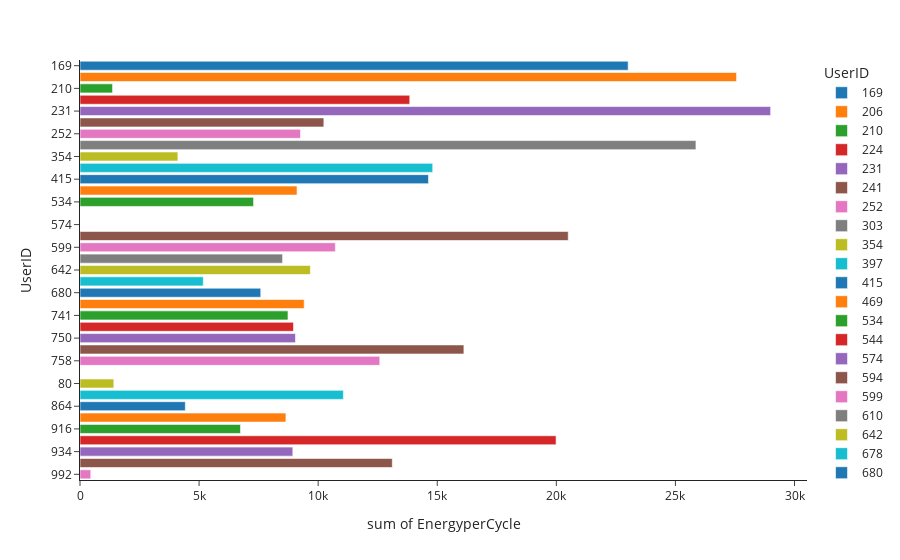

This figure's notebook cell:
### Code cell
#visualization 
#-----------------------------------------------------
fig_UserSpec_perCycle = px.histogram(data_frame=df_UserSpec,
                                     x='EnergyperCycle',
                                     y='UserID',
                                     color='UserID',
                                     template="simple_white"
                                    )

fig_UserSpec_perCycle.show()

### Figure 1 — Plotly figure (JSON) as saved in the notebook; plotly's stock layout.template omitted (floating-point values rounded to 4 significant figures)
{"data": [{"alignmentgroup": "True", "bingroup": "y", "histfunc": "sum", "hovertemplate": "UserID=%{y}<br>sum of EnergyperCycle=%{x}<extra></extra>", "legendgroup": "169", "marker": {"color": "#1F77B4", "pattern": {"shape": ""}}, "name": "169", "offsetgroup": "169", "orientation": "h", "showlegend": true, "type": "histogram", "x": [23016], "xaxis": "x", "y": ["169"], "yaxis": "y"}, {"alignmentgroup": "True", "bingroup": "y", "histfunc": "sum", "hovertemplate": "UserID=%{y}<br>sum of EnergyperCycle=%{x}<extra></extra>", "legendgroup": "206", "marker": {"color": "#FF7F0E", "pattern": {"shape": ""}}, "name": "206", "offsetgroup": "206", "orientation": "h", "showlegend": true, "type": "histogram", "x": [27570.0], "xaxis": "x", "y": ["206"], "yaxis": "y"}, {"alignmentgroup": "True", "bingroup": "y", "histfunc": "sum", "hovertemplate": "UserID=%{y}<br>sum of EnergyperCycle=%{x}<extra></extra>", "legendgroup": "210", "marker": {"color": "#2CA02C", "pattern": {"shape": ""}}, "name": "210", "offsetgroup": "210", "orientation": "h", "showlegend": true, "type": "histogram", "x": [1368], "xaxis": "x", "y": ["210"], "yaxis": "y"}, {"alignmentgroup": "True", "bingroup": "y", "histfunc": "sum", "hovertemplate": "UserID=%{y}<br>sum of EnergyperCycle=%{x}<extra></extra>", "legendgroup": "224", "marker": {"color": "#D62728", "pattern": {"shape": ""}}, "name": "224", "offsetgroup": "224", "orientation": "h", "showlegend": true, "type": "histogram", "x": [13850.0], "xaxis": "x", "y": ["224"], "yaxis": "y"}, {"alignmentgroup": "True", "bingroup": "y", "histfunc": "sum", "hovertemplate": "UserID=%{y}<br>sum of EnergyperCycle=%{x}<extra></extra>", "legendgroup": "231", "marker": {"color": "#9467BD", "pattern": {"shape": ""}}, "name": "231", "offsetgroup": "231", "orientation": "h", "showlegend": true, "type": "histogram", "x": [29000.0], "xaxis": "x", "y": ["231"], "yaxis": "y"}, {"alignmentgroup": "True", "bingroup": "y", "histfunc": "sum", "hovertemplate": "UserID=%{y}<br>sum of EnergyperCycle=%{x}<extra></extra>", "legendgroup": "241", "marker": {"color": "#8C564B", "pattern": {"shape": ""}}, "name": "241", "offsetgroup": "241", "orientation": "h", "showlegend": true, "type": "histogram", "x": [10240.0], "xaxis": "x", "y": ["241"], "yaxis": "y"}, {"alignmentgroup": "True", "bingroup": "y", "histfunc": "sum", "hovertemplate": "UserID=%{y}<br>sum of EnergyperCycle=%{x}<extra></extra>", "legendgroup": "252", "marker": {"color": "#E377C2", "pattern": {"shape": ""}}, "name": "252", "offsetgroup": "252", "orientation": "h", "showlegend": true, "type": "histogram", "x": [9258], "xaxis": "x", "y": ["252"], "yaxis": "y"}, {"alignmentgroup": "True", "bingroup": "y", "histfunc": "sum", "hovertemplate": "UserID=%{y}<br>sum of EnergyperCycle=%{x}<extra></extra>", "legendgroup": "303", "marker": {"color": "#7F7F7F", "pattern": {"shape": ""}}, "name": "303", "offsetgroup": "303", "orientation": "h", "showlegend": true, "type": "histogram", "x": [25860.0], "xaxis": "x", "y": ["303"], "yaxis": "y"}, {"alignmentgroup": "True", "bingroup": "y", "histfunc": "sum", "hovertemplate": "UserID=%{y}<br>sum of EnergyperCycle=%{x}<extra></extra>", "legendgroup": "354", "marker": {"color": "#BCBD22", "pattern": {"shape": ""}}, "name": "354", "offsetgroup": "354", "orientation": "h", "showlegend": true, "type": "histogram", "x": [4112.0], "xaxis": "x", "y": ["354"], "yaxis": "y"}, {"alignmentgroup": "True", "bingroup": "y", "histfunc": "sum", "hovertemplate": "UserID=%{y}<br>sum of EnergyperCycle=%{x}<extra></extra>", "legendgroup": "397", "marker": {"color": "#17BECF", "pattern": {"shape": ""}}, "name": "397", "offsetgroup": "397", "orientation": "h", "showlegend": true, "type": "histogram", "x": [14810], "xaxis": "x", "y": ["397"], "yaxis": "y"}, {"alignmentgroup": "True", "bingroup": "y", "histfunc": "sum", "hovertemplate": "UserID=%{y}<br>sum of EnergyperCycle=%{x}<extra></extra>", "legendgroup": "415", "marker": {"color": "#1F77B4", "pattern": {"shape": ""}}, "name": "415", "offsetgroup": "415", "orientation": "h", "showlegend": true, "type": "histogram", "x": [14630.0], "xaxis": "x", "y": ["415"], "yaxis": "y"}, {"alignmentgroup": "True", "bingroup": "y", "histfunc": "sum", "hovertemplate": "UserID=%{y}<br>sum of EnergyperCycle=%{x}<extra></extra>", "legendgroup": "469", "marker": {"color": "#FF7F0E", "pattern": {"shape": ""}}, "name": "469", "offsetgroup": "469", "orientation": "h", "showlegend": true, "type": "histogram", "x": [9114.0], "xaxis": "x", "y": ["469"], "yaxis": "y"}, {"alignmentgroup": "True", "bingroup": "y", "histfunc": "sum", "hovertemplate": "UserID=%{y}<br>sum of EnergyperCycle=%{x}<extra></extra>", "legendgroup": "534", "marker": {"color": "#2CA02C", "pattern": {"shape": ""}}, "name": "534", "offsetgroup": "534", "orientation": "h", "showlegend": true, "type": "histogram", "x": [7289], "xaxis": "x", "y": ["534"], "yaxis": "y"}, {"alignmentgroup": "True", "bingroup": "y", "histfunc": "sum", "hovertemplate": "UserID=%{y}<br>sum of EnergyperCycle=%{x}<extra></extra>", "legendgroup": "544", "marker": {"color": "#D62728", "pattern": {"shape": ""}}, "name": "544", "offsetgroup": "544", "orientation": "h", "showlegend": true, "type": "histogram", "x": [0], "xaxis": "x", "y": ["544"], "yaxis": "y"}, {"alignmentgroup": "True", "bingroup": "y", "histfunc": "sum", "hovertemplate": "UserID=%{y}<br>sum of EnergyperCycle=%{x}<extra></extra>", "legendgroup": "574", "marker": {"color": "#9467BD", "pattern": {"shape": ""}}, "name": "574", "offsetgroup": "574", "orientation": "h", "showlegend": true, "type": "histogram", "x": [0], "xaxis": "x", "y": ["574"], "yaxis": "y"}, {"alignmentgroup": "True", "bingroup": "y", "histfunc": "sum", "hovertemplate": "UserID=%{y}<br>sum of EnergyperCycle=%{x}<extra></extra>", "legendgroup": "594", "marker": {"color": "#8C564B", "pattern": {"shape": ""}}, "name": "594", "offsetgroup": "594", "orientation": "h", "showlegend": true, "type": "histogram", "x": [20500], "xaxis": "x", "y": ["594"], "yaxis": "y"}, {"alignmentgroup": "True", "bingroup": "y", "histfunc": "sum", "hovertemplate": "UserID=%{y}<br>sum of EnergyperCycle=%{x}<extra></extra>", "legendgroup": "599", "marker": {"color": "#E377C2", "pattern": {"shape": ""}}, "name": "599", "offsetgroup": "599", "orientation": "h", "showlegend": true, "type": "histogram", "x": [10720.0], "xaxis": "x", "y": ["599"], "yaxis": "y"}, {"alignmentgroup": "True", "bingroup": "y", "histfunc": "sum", "hovertemplate": "UserID=%{y}<br>sum of EnergyperCycle=%{x}<extra></extra>", "legendgroup": "610", "marker": {"color": "#7F7F7F", "pattern": {"shape": ""}}, "name": "610", "offsetgroup": "610", "orientation": "h", "showlegend": true, "type": "histogram", "x": [8507.0], "xaxis": "x", "y": ["610"], "yaxis": "y"}, {"alignmentgroup": "True", "bingroup": "y", "histfunc": "sum", "hovertemplate": "UserID=%{y}<br>sum of EnergyperCycle=%{x}<extra></extra>", "legendgroup": "642", "marker": {"color": "#BCBD22", "pattern": {"shape": ""}}, "name": "642", "offsetgroup": "642", "orientation": "h", "showlegend": true, "type": "histogram", "x": [9674], "xaxis": "x", "y": ["642"], "yaxis": "y"}, {"alignmentgroup": "True", "bingroup": "y", "histfunc": "sum", "hovertemplate": "UserID=%{y}<br>sum of EnergyperCycle=%{x}<extra></extra>", "legendgroup": "678", "marker": {"color": "#17BECF", "pattern": {"shape": ""}}, "name": "678", "offsetgroup": "678", "orientation": "h", "showlegend": true, "type": "histogram", "x": [5177.0], "xaxis": "x", "y": ["678"], "yaxis": "y"}, {"alignmentgroup": "True", "bingroup": "y", "histfunc": "sum", "hovertemplate": "UserID=%{y}<br>sum of EnergyperCycle=%{x}<extra></extra>", "legendgroup": "680", "marker": {"color": "#1F77B4", "pattern": {"shape": ""}}, "name": "680", "offsetgroup": "680", "orientation": "h", "showlegend": true, "type": "histogram", "x": [7590.0], "xaxis": "x", "y": ["680"], "yaxis": "y"}, {"alignmentgroup": "True", "bingroup": "y", "histfunc": "sum", "hovertemplate": "UserID=%{y}<br>sum of EnergyperCycle=%{x}<extra></extra>", "legendgroup": "738", "marker": {"color": "#FF7F0E", "pattern": {"shape": ""}}, "name": "738", "offsetgroup": "738", "orientation": "h", "showlegend": true, "type": "histogram", "x": [9414.0], "xaxis": "x", "y": ["738"], "yaxis": "y"}, {"alignmentgroup": "True", "bingroup": "y", "histfunc": "sum", "hovertemplate": "UserID=%{y}<br>sum of EnergyperCycle=%{x}<extra></extra>", "legendgroup": "741", "marker": {"color": "#2CA02C", "pattern": {"shape": ""}}, "name": "741", "offsetgroup": "741", "orientation": "h", "showlegend": true, "type": "histogram", "x": [8733], "xaxis": "x", "y": ["741"], "yaxis": "y"}, {"alignmentgroup": "True", "bingroup": "y", "histfunc": "sum", "hovertemplate": "UserID=%{y}<br>sum of EnergyperCycle=%{x}<extra></extra>", "legendgroup": "742", "marker": {"color": "#D62728", "pattern": {"shape": ""}}, "name": "742", "offsetgroup": "742", "orientation": "h", "showlegend": true, "type": "histogram", "x": [8966.0], "xaxis": "x", "y": ["742"], "yaxis": "y"}, {"alignmentgroup": "True", "bingroup": "y", "histfunc": "sum", "hovertemplate": "UserID=%{y}<br>sum of EnergyperCycle=%{x}<extra></extra>", "legendgroup": "750", "marker": {"color": "#9467BD", "pattern": {"shape": ""}}, "name": "750", "offsetgroup": "750", "orientation": "h", "showlegend": true, "type": "histogram", "x": [9049.0], "xaxis": "x", "y": ["750"], "yaxis": "y"}, {"alignmentgroup": "True", "bingroup": "y", "histfunc": "sum", "hovertemplate": "UserID=%{y}<br>sum of EnergyperCycle=%{x}<extra></extra>", "legendgroup": "752", "marker": {"color": "#8C564B", "pattern": {"shape": ""}}, "name": "752", "offsetgroup": "752", "orientation": "h", "showlegend": true, "type": "histogram", "x": [16120.0], "xaxis": "x", "y": ["752"], "yaxis": "y"}, {"alignmentgroup": "True", "bingroup": "y", "histfunc": "sum", "hovertemplate": "UserID=%{y}<br>sum of EnergyperCycle=%{x}<extra></extra>", "legendgroup": "758", "marker": {"color": "#E377C2", "pattern": {"shape": ""}}, "name": "758", "offsetgroup": "758", "orientation": "h", "showlegend": true, "type": "histogram", "x": [12590.0], "xaxis": "x", "y": ["758"], "yaxis": "y"}, {"alignmentgroup": "True", "bingroup": "y", "histfunc": "sum", "hovertemplate": "UserID=%{y}<br>sum of EnergyperCycle=%{x}<extra></extra>", "legendgroup": "798", "marker": {"color": "#7F7F7F", "pattern": {"shape": ""}}, "name": "798", "offsetgroup": "798", "orientation": "h", "showlegend": true, "type": "histogram", "x": [0], "xaxis": "x", "y": ["798"], "yaxis": "y"}, {"alignmentgroup": "True", "bingroup": "y", "histfunc": "sum", "hovertemplate": "UserID=%{y}<br>sum of EnergyperCycle=%{x}<extra></extra>", "legendgroup": "80", "marker": {"color": "#BCBD22", "pattern": {"shape": ""}}, "name": "80", "offsetgroup": "80", "orientation": "h", "showlegend": true, "type": "histogram", "x": [1421], "xaxis": "x", "y": ["80"], "yaxis": "y"}, {"alignmentgroup": "True", "bingroup": "y", "histfunc": "sum", "hovertemplate": "UserID=%{y}<br>sum of EnergyperCycle=%{x}<extra></extra>", "legendgroup": "827", "marker": {"color": "#17BECF", "pattern": {"shape": ""}}, "name": "827", "offsetgroup": "827", "orientation": "h", "showlegend": true, "type": "histogram", "x": [11060], "xaxis": "x", "y": ["827"], "yaxis": "y"}, {"alignmentgroup": "True", "bingroup": "y", "histfunc": "sum", "hovertemplate": "UserID=%{y}<br>sum of EnergyperCycle=%{x}<extra></extra>", "legendgroup": "864", "marker": {"color": "#1F77B4", "pattern": {"shape": ""}}, "name": "864", "offsetgroup": "864", "orientation": "h", "showlegend": true, "type": "histogram", "x": [4422.0], "xaxis": "x", "y": ["864"], "yaxis": "y"}, {"alignmentgroup": "True", "bingroup": "y", "histfunc": "sum", "hovertemplate": "UserID=%{y}<br>sum of EnergyperCycle=%{x}<extra></extra>", "legendgroup": "877", "marker": {"color": "#FF7F0E", "pattern": {"shape": ""}}, "name": "877", "offsetgroup": "877", "orientation": "h", "showlegend": true, "type": "histogram", "x": [8647.0], "xaxis": "x", "y": ["877"], "yaxis": "y"}, {"alignmentgroup": "True", "bingroup": "y", "histfunc": "sum", "hovertemplate": "UserID=%{y}<br>sum of EnergyperCycle=%{x}<extra></extra>", "legendgroup": "916", "marker": {"color": "#2CA02C", "pattern": {"shape": ""}}, "name": "916", "offsetgroup": "916", "orientation": "h", "showlegend": true, "type": "histogram", "x": [6740], "xaxis": "x", "y": ["916"], "yaxis": "y"}, {"alignmentgroup": "True", "bingroup": "y", "histfunc": "sum", "hovertemplate": "UserID=%{y}<br>sum of EnergyperCycle=%{x}<extra></extra>", "legendgroup": "920", "marker": {"color": "#D62728", "pattern": {"shape": ""}}, "name": "920", "offsetgroup": "920", "orientation": "h", "showlegend": true, "type": "histogram", "x": [19990], "xaxis": "x", "y": ["920"], "yaxis": "y"}, {"alignmentgroup": "True", "bingroup": "y", "histfunc": "sum", "hovertemplate": "UserID=%{y}<br>sum of EnergyperCycle=%{x}<extra></extra>", "legendgroup": "934", "marker": {"color": "#9467BD", "pattern": {"shape": ""}}, "name": "934", "offsetgroup": "934", "orientation": "h", "showlegend": true, "type": "histogram", "x": [8936], "xaxis": "x", "y": ["934"], "yaxis": "y"}, {"alignmentgroup": "True", "bingroup": "y", "histfunc": "sum", "hovertemplate": "UserID=%{y}<br>sum of EnergyperCycle=%{x}<extra></extra>", "legendgroup": "988", "marker": {"color": "#8C564B", "pattern": {"shape": ""}}, "name": "988", "offsetgroup": "988", "orientation": "h", "showlegend": true, "type": "histogram", "x": [13110.0], "xaxis": "x", "y": ["988"], "yaxis": "y"}, {"alignmentgroup": "True", "bingroup": "y", "histfunc": "sum", "hovertemplate": "UserID=%{y}<br>sum of EnergyperCycle=%{x}<extra></extra>", "legendgroup": "992", "marker": {"color": "#E377C2", "pattern": {"shape": ""}}, "name": "992", "offsetgroup": "992", "orientation": "h", "showlegend": true, "type": "histogram", "x": [452.7], "xaxis": "x", "y": ["992"], "yaxis": "y"}], "layout": {"barmode": "relative", "legend": {"title": {"text": "UserID"}, "tracegroupgap": 0}, "margin": {"t": 60}, "xaxis": {"anchor": "y", "domain": [0, 1], "title": {"text": "sum of EnergyperCycle"}}, "yaxis": {"anchor": "x", "categoryarray": ["992", "988", "934", "920", "916", "877", "864", "827", "80", "798", "758", "752", "750", "742", "741", "738", "680", "678", "642", "610", "599", "594", "574", "544", "534", "469", "415", "397", "354", "303", "252", "241", "231", "224", "210", "206", "169"], "categoryorder": "array", "domain": [0, 1], "title": {"text": "UserID"}}}}
